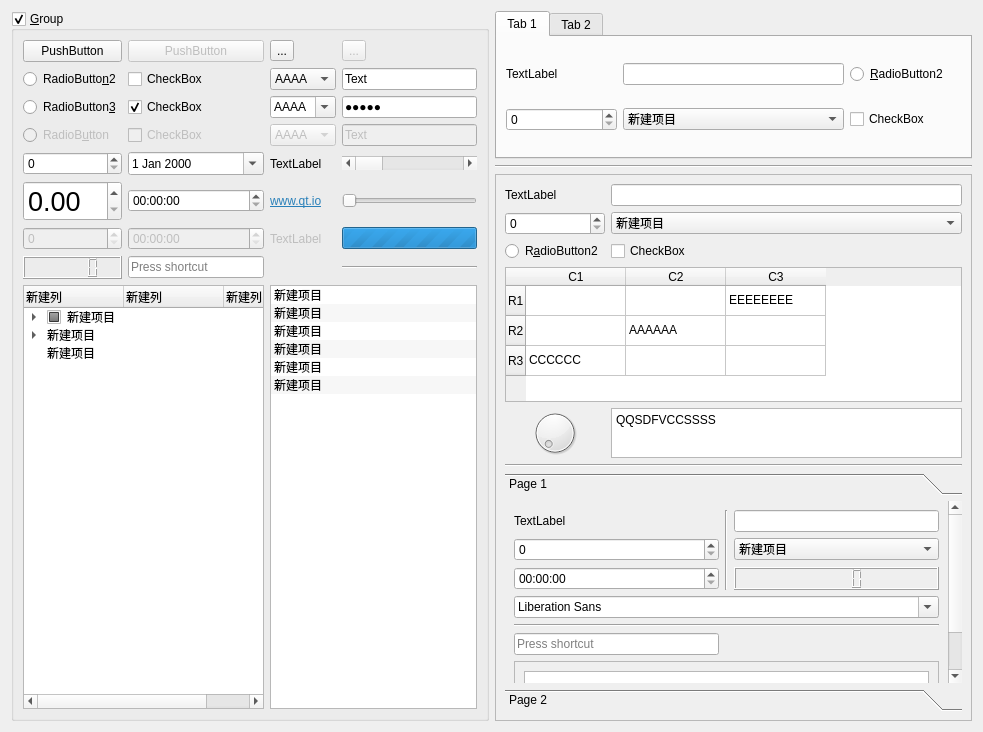
<?xml version="1.0" encoding="UTF-8"?>
<ui version="4.0">
 <comment>*********************************************************************
**
** Copyright (C) 2016 The Qt Company Ltd.
** Contact: https://www.qt.io/licensing/
**
** This file is part of the Qt Designer of the Qt Toolkit.
**
** $QT_BEGIN_LICENSE:GPL-EXCEPT$
** Commercial License Usage
** Licensees holding valid commercial Qt licenses may use this file in
** accordance with the commercial license agreement provided with the
** Software or, alternatively, in accordance with the terms contained in
** a written agreement between you and The Qt Company. For licensing terms
** and conditions see https://www.qt.io/terms-conditions. For further
** information use the contact form at https://www.qt.io/contact-us.
**
** GNU General Public License Usage
** Alternatively, this file may be used under the terms of the GNU
** General Public License version 3 as published by the Free Software
** Foundation with exceptions as appearing in the file LICENSE.GPL3-EXCEPT
** included in the packaging of this file. Please review the following
** information to ensure the GNU General Public License requirements will
** be met: https://www.gnu.org/licenses/gpl-3.0.html.
**
** $QT_END_LICENSE$
**
*********************************************************************</comment>
 <class>qdesigner_internal::PreviewWidget</class>
 <widget class="QWidget" name="qdesigner_internal::PreviewWidget">
  <property name="geometry">
   <rect>
    <x>0</x>
    <y>0</y>
    <width>983</width>
    <height>732</height>
   </rect>
  </property>
  <property name="sizePolicy">
   <sizepolicy hsizetype="Expanding" vsizetype="Expanding">
    <horstretch>0</horstretch>
    <verstretch>0</verstretch>
   </sizepolicy>
  </property>
  <property name="windowTitle">
   <string extracomment="Palette Editor Preview Widget">Preview Window</string>
  </property>
  <layout class="QGridLayout" name="gridLayout_6">
   <item row="0" column="1">
    <widget class="QTabWidget" name="tabWidget">
     <property name="currentIndex">
      <number>0</number>
     </property>
     <widget class="QWidget" name="tab">
      <attribute name="title">
       <string>Tab 1</string>
      </attribute>
      <layout class="QGridLayout" name="gridLayout_5">
       <item row="0" column="1" colspan="2">
        <widget class="QLineEdit" name="lineEdit_5"/>
       </item>
       <item row="1" column="0">
        <widget class="QSpinBox" name="spinBox_4">
         <property name="minimumSize">
          <size>
           <width>64</width>
           <height>0</height>
          </size>
         </property>
        </widget>
       </item>
       <item row="0" column="0">
        <widget class="QLabel" name="label_5">
         <property name="text">
          <string>TextLabel</string>
         </property>
        </widget>
       </item>
       <item row="1" column="1" colspan="2">
        <widget class="QComboBox" name="comboBox_5">
         <property name="minimumSize">
          <size>
           <width>64</width>
           <height>0</height>
          </size>
         </property>
         <item>
          <property name="text">
           <string>新建项目</string>
          </property>
         </item>
         <item>
          <property name="text">
           <string>新建项目</string>
          </property>
         </item>
        </widget>
       </item>
       <item row="0" column="3">
        <widget class="QRadioButton" name="RadioButton2_3">
         <property name="text">
          <string extracomment="Palette Editor Preview Widget">&amp;RadioButton2</string>
         </property>
        </widget>
       </item>
       <item row="1" column="3">
        <widget class="QCheckBox" name="checkBox_5">
         <property name="minimumSize">
          <size>
           <width>64</width>
           <height>0</height>
          </size>
         </property>
         <property name="text">
          <string>CheckBox</string>
         </property>
        </widget>
       </item>
      </layout>
     </widget>
     <widget class="QWidget" name="tab_2">
      <attribute name="title">
       <string>Tab 2</string>
      </attribute>
      <layout class="QGridLayout" name="gridLayout_3">
       <item row="1" column="0">
        <widget class="QTableWidget" name="tableWidget">
         <property name="sizePolicy">
          <sizepolicy hsizetype="Expanding" vsizetype="MinimumExpanding">
           <horstretch>0</horstretch>
           <verstretch>0</verstretch>
          </sizepolicy>
         </property>
         <property name="minimumSize">
          <size>
           <width>0</width>
           <height>100</height>
          </size>
         </property>
         <property name="alternatingRowColors">
          <bool>true</bool>
         </property>
         <row>
          <property name="text">
           <string>新建行</string>
          </property>
         </row>
         <row>
          <property name="text">
           <string>新建行</string>
          </property>
         </row>
         <row>
          <property name="text">
           <string>新建行</string>
          </property>
         </row>
         <row>
          <property name="text">
           <string>新建行</string>
          </property>
         </row>
         <column>
          <property name="text">
           <string>新建列</string>
          </property>
         </column>
         <column>
          <property name="text">
           <string>新建列</string>
          </property>
         </column>
         <column>
          <property name="text">
           <string>新建列</string>
          </property>
         </column>
         <item row="0" column="0">
          <property name="text">
           <string>A</string>
          </property>
         </item>
         <item row="0" column="1">
          <property name="text">
           <string>B</string>
          </property>
         </item>
         <item row="1" column="0">
          <property name="text">
           <string>C</string>
          </property>
         </item>
         <item row="1" column="1">
          <property name="text">
           <string>D</string>
          </property>
         </item>
         <item row="2" column="0">
          <property name="text">
           <string>E</string>
          </property>
         </item>
         <item row="2" column="1">
          <property name="text">
           <string>F</string>
          </property>
         </item>
         <item row="3" column="0">
          <property name="text">
           <string>G</string>
          </property>
         </item>
         <item row="3" column="1">
          <property name="text">
           <string>H</string>
          </property>
         </item>
        </widget>
       </item>
      </layout>
     </widget>
    </widget>
   </item>
   <item row="2" column="1">
    <widget class="QFrame" name="frame">
     <property name="frameShape">
      <enum>QFrame::StyledPanel</enum>
     </property>
     <property name="frameShadow">
      <enum>QFrame::Raised</enum>
     </property>
     <layout class="QGridLayout" name="gridLayout_4">
      <item row="0" column="0">
       <widget class="QLabel" name="label_6">
        <property name="text">
         <string>TextLabel</string>
        </property>
       </widget>
      </item>
      <item row="2" column="0">
       <widget class="QRadioButton" name="RadioButton2_2">
        <property name="text">
         <string extracomment="Palette Editor Preview Widget">R&amp;adioButton2</string>
        </property>
       </widget>
      </item>
      <item row="4" column="1">
       <widget class="QPlainTextEdit" name="plainTextEdit_2">
        <property name="sizePolicy">
         <sizepolicy hsizetype="Expanding" vsizetype="Ignored">
          <horstretch>0</horstretch>
          <verstretch>0</verstretch>
         </sizepolicy>
        </property>
        <property name="minimumSize">
         <size>
          <width>0</width>
          <height>30</height>
         </size>
        </property>
        <property name="plainText">
         <string>QQSDFVCCSSSS</string>
        </property>
       </widget>
      </item>
      <item row="1" column="1">
       <widget class="QComboBox" name="comboBox_6">
        <item>
         <property name="text">
          <string>新建项目</string>
         </property>
        </item>
        <item>
         <property name="text">
          <string>新建项目</string>
         </property>
        </item>
       </widget>
      </item>
      <item row="1" column="0">
       <widget class="QSpinBox" name="spinBox_5"/>
      </item>
      <item row="2" column="1">
       <widget class="QCheckBox" name="checkBox_4">
        <property name="text">
         <string>CheckBox</string>
        </property>
       </widget>
      </item>
      <item row="3" column="0" colspan="2">
       <widget class="QTableWidget" name="tableWidget_2">
        <property name="sizePolicy">
         <sizepolicy hsizetype="Expanding" vsizetype="MinimumExpanding">
          <horstretch>0</horstretch>
          <verstretch>0</verstretch>
         </sizepolicy>
        </property>
        <property name="minimumSize">
         <size>
          <width>0</width>
          <height>100</height>
         </size>
        </property>
        <row>
         <property name="text">
          <string>R1</string>
         </property>
        </row>
        <row>
         <property name="text">
          <string>R2</string>
         </property>
        </row>
        <row>
         <property name="text">
          <string>R3</string>
         </property>
        </row>
        <column>
         <property name="text">
          <string>C1</string>
         </property>
        </column>
        <column>
         <property name="text">
          <string>C2</string>
         </property>
        </column>
        <column>
         <property name="text">
          <string>C3</string>
         </property>
        </column>
        <item row="0" column="2">
         <property name="text">
          <string>EEEEEEEE</string>
         </property>
        </item>
        <item row="1" column="1">
         <property name="text">
          <string>AAAAAA</string>
         </property>
        </item>
        <item row="2" column="0">
         <property name="text">
          <string>CCCCCC</string>
         </property>
        </item>
       </widget>
      </item>
      <item row="6" column="0" colspan="2">
       <widget class="QToolBox" name="toolBox">
        <property name="currentIndex">
         <number>0</number>
        </property>
        <widget class="QWidget" name="page">
         <property name="geometry">
          <rect>
           <x>0</x>
           <y>0</y>
           <width>390</width>
           <height>287</height>
          </rect>
         </property>
         <attribute name="label">
          <string>Page 1</string>
         </attribute>
         <layout class="QGridLayout" name="gridLayout_2">
          <item row="1" column="2">
           <widget class="QComboBox" name="comboBox_2">
            <property name="minimumSize">
             <size>
              <width>100</width>
              <height>0</height>
             </size>
            </property>
            <item>
             <property name="text">
              <string>新建项目</string>
             </property>
            </item>
            <item>
             <property name="text">
              <string>新建项目</string>
             </property>
            </item>
           </widget>
          </item>
          <item row="0" column="0">
           <widget class="QLabel" name="label">
            <property name="text">
             <string>TextLabel</string>
            </property>
           </widget>
          </item>
          <item row="6" column="0" colspan="3">
           <widget class="QFrame" name="frame_2">
            <property name="frameShape">
             <enum>QFrame::StyledPanel</enum>
            </property>
            <property name="frameShadow">
             <enum>QFrame::Raised</enum>
            </property>
            <layout class="QVBoxLayout" name="verticalLayout">
             <item>
              <widget class="QTextBrowser" name="textBrowser">
               <property name="sizePolicy">
                <sizepolicy hsizetype="Ignored" vsizetype="Ignored">
                 <horstretch>0</horstretch>
                 <verstretch>0</verstretch>
                </sizepolicy>
               </property>
               <property name="minimumSize">
                <size>
                 <width>0</width>
                 <height>50</height>
                </size>
               </property>
              </widget>
             </item>
            </layout>
           </widget>
          </item>
          <item row="2" column="0">
           <widget class="QTimeEdit" name="timeEdit"/>
          </item>
          <item row="0" column="2">
           <widget class="QLineEdit" name="lineEdit"/>
          </item>
          <item row="1" column="0">
           <widget class="QSpinBox" name="spinBox">
            <property name="minimumSize">
             <size>
              <width>100</width>
              <height>0</height>
             </size>
            </property>
           </widget>
          </item>
          <item row="5" column="0">
           <widget class="QKeySequenceEdit" name="keySequenceEdit"/>
          </item>
          <item row="4" column="0" colspan="3">
           <widget class="Line" name="line">
            <property name="orientation">
             <enum>Qt::Horizontal</enum>
            </property>
           </widget>
          </item>
          <item row="2" column="2">
           <widget class="QLCDNumber" name="lcdNumber"/>
          </item>
          <item row="0" column="1" rowspan="3">
           <widget class="Line" name="line_2">
            <property name="orientation">
             <enum>Qt::Vertical</enum>
            </property>
           </widget>
          </item>
          <item row="3" column="0" colspan="3">
           <widget class="QFontComboBox" name="fontComboBox"/>
          </item>
         </layout>
        </widget>
        <widget class="QWidget" name="page_2">
         <property name="geometry">
          <rect>
           <x>0</x>
           <y>0</y>
           <width>96</width>
           <height>26</height>
          </rect>
         </property>
         <attribute name="label">
          <string>Page 2</string>
         </attribute>
         <layout class="QVBoxLayout" name="verticalLayout_2"/>
        </widget>
       </widget>
      </item>
      <item row="4" column="0">
       <widget class="QDial" name="dial"/>
      </item>
      <item row="0" column="1">
       <widget class="QLineEdit" name="lineEdit_6"/>
      </item>
      <item row="5" column="0" colspan="2">
       <widget class="Line" name="line_4">
        <property name="orientation">
         <enum>Qt::Horizontal</enum>
        </property>
       </widget>
      </item>
     </layout>
    </widget>
   </item>
   <item row="1" column="1">
    <widget class="Line" name="line_5">
     <property name="orientation">
      <enum>Qt::Horizontal</enum>
     </property>
    </widget>
   </item>
   <item row="0" column="0" rowspan="3">
    <widget class="QGroupBox" name="ButtonGroup1">
     <property name="toolTip">
      <string>Groupbox</string>
     </property>
     <property name="title">
      <string extracomment="Palette Editor Preview Widget">&amp;Group</string>
     </property>
     <property name="checkable">
      <bool>true</bool>
     </property>
     <property name="checked">
      <bool>true</bool>
     </property>
     <layout class="QGridLayout" name="gridLayout">
      <item row="8" column="2">
       <widget class="QLabel" name="label_3">
        <property name="text">
         <string>&lt;html&gt;&lt;head/&gt;&lt;body&gt;&lt;p&gt;&lt;a href=&quot;www.qt.io&quot;&gt;&lt;span style=&quot; text-decoration: underline; color:#2980b9;&quot;&gt;www.qt.io&lt;/span&gt;&lt;/a&gt;&lt;/p&gt;&lt;/body&gt;&lt;/html&gt;</string>
        </property>
        <property name="scaledContents">
         <bool>true</bool>
        </property>
        <property name="wordWrap">
         <bool>true</bool>
        </property>
        <property name="openExternalLinks">
         <bool>true</bool>
        </property>
       </widget>
      </item>
      <item row="2" column="2">
       <widget class="QComboBox" name="comboBox_3">
        <property name="editable">
         <bool>true</bool>
        </property>
        <item>
         <property name="text">
          <string>AAAA</string>
         </property>
        </item>
        <item>
         <property name="text">
          <string>BBBB</string>
         </property>
        </item>
        <item>
         <property name="text">
          <string>CCCC</string>
         </property>
        </item>
       </widget>
      </item>
      <item row="2" column="3">
       <widget class="QLineEdit" name="lineEdit_3">
        <property name="text">
         <string>QWERT</string>
        </property>
        <property name="echoMode">
         <enum>QLineEdit::Password</enum>
        </property>
       </widget>
      </item>
      <item row="13" column="3">
       <widget class="Line" name="line_3">
        <property name="orientation">
         <enum>Qt::Horizontal</enum>
        </property>
       </widget>
      </item>
      <item row="0" column="3">
       <widget class="QToolButton" name="toolButton_3">
        <property name="enabled">
         <bool>false</bool>
        </property>
        <property name="text">
         <string>...</string>
        </property>
       </widget>
      </item>
      <item row="14" column="0" colspan="2">
       <widget class="QTreeWidget" name="treeWidget">
        <property name="sizePolicy">
         <sizepolicy hsizetype="Ignored" vsizetype="Ignored">
          <horstretch>0</horstretch>
          <verstretch>0</verstretch>
         </sizepolicy>
        </property>
        <property name="minimumSize">
         <size>
          <width>50</width>
          <height>50</height>
         </size>
        </property>
        <property name="toolTip">
         <string>QTreeWidget</string>
        </property>
        <column>
         <property name="text">
          <string>新建列</string>
         </property>
        </column>
        <column>
         <property name="text">
          <string>新建列</string>
         </property>
        </column>
        <column>
         <property name="text">
          <string>新建列</string>
         </property>
        </column>
        <item>
         <property name="text">
          <string>新建项目</string>
         </property>
         <property name="checkState">
          <enum>PartiallyChecked</enum>
         </property>
         <property name="text">
          <string/>
         </property>
         <item>
          <property name="text">
           <string>新建子项目</string>
          </property>
          <property name="checkState">
           <enum>PartiallyChecked</enum>
          </property>
          <property name="text">
           <string>AAAAAA</string>
          </property>
          <item>
           <property name="text">
            <string>新建子项目</string>
           </property>
           <property name="checkState">
            <enum>Checked</enum>
           </property>
           <property name="text">
            <string/>
           </property>
           <property name="text">
            <string>BBBBBBB</string>
           </property>
          </item>
          <item>
           <property name="text">
            <string>新建子项目</string>
           </property>
           <property name="checkState">
            <enum>Unchecked</enum>
           </property>
          </item>
         </item>
         <item>
          <property name="text">
           <string>新建子项目</string>
          </property>
          <property name="checkState">
           <enum>Checked</enum>
          </property>
         </item>
        </item>
        <item>
         <property name="text">
          <string>新建项目</string>
         </property>
         <item>
          <property name="text">
           <string>新建子项目</string>
          </property>
         </item>
        </item>
        <item>
         <property name="text">
          <string>新建项目</string>
         </property>
        </item>
       </widget>
      </item>
      <item row="13" column="1">
       <widget class="QKeySequenceEdit" name="keySequenceEdit_2"/>
      </item>
      <item row="0" column="1">
       <widget class="QPushButton" name="pushButton_3">
        <property name="enabled">
         <bool>false</bool>
        </property>
        <property name="text">
         <string>PushButton</string>
        </property>
       </widget>
      </item>
      <item row="3" column="2">
       <widget class="QComboBox" name="comboBox_4">
        <property name="enabled">
         <bool>false</bool>
        </property>
        <item>
         <property name="text">
          <string>AAAA</string>
         </property>
        </item>
        <item>
         <property name="text">
          <string>BBBB</string>
         </property>
        </item>
        <item>
         <property name="text">
          <string>CCCC</string>
         </property>
        </item>
       </widget>
      </item>
      <item row="2" column="0">
       <widget class="QRadioButton" name="RadioButton3">
        <property name="text">
         <string extracomment="Palette Editor Preview Widget">RadioButton&amp;3</string>
        </property>
       </widget>
      </item>
      <item row="9" column="2">
       <widget class="QLabel" name="label_4">
        <property name="enabled">
         <bool>false</bool>
        </property>
        <property name="text">
         <string>TextLabel</string>
        </property>
       </widget>
      </item>
      <item row="8" column="1">
       <widget class="QTimeEdit" name="timeEdit_2"/>
      </item>
      <item row="0" column="0">
       <widget class="QPushButton" name="pushButton">
        <property name="toolTip">
         <string>PushButton</string>
        </property>
        <property name="text">
         <string>PushButton</string>
        </property>
       </widget>
      </item>
      <item row="9" column="1">
       <widget class="QTimeEdit" name="timeEdit_3">
        <property name="enabled">
         <bool>false</bool>
        </property>
       </widget>
      </item>
      <item row="3" column="3">
       <widget class="QLineEdit" name="lineEdit_4">
        <property name="enabled">
         <bool>false</bool>
        </property>
        <property name="text">
         <string>Text</string>
        </property>
       </widget>
      </item>
      <item row="3" column="0">
       <widget class="QRadioButton" name="radioButton">
        <property name="enabled">
         <bool>false</bool>
        </property>
        <property name="text">
         <string>RadioB&amp;utton</string>
        </property>
       </widget>
      </item>
      <item row="13" column="0">
       <widget class="QLCDNumber" name="lcdNumber_2"/>
      </item>
      <item row="14" column="2" colspan="2">
       <widget class="QListWidget" name="listWidget_2">
        <property name="sizePolicy">
         <sizepolicy hsizetype="Ignored" vsizetype="MinimumExpanding">
          <horstretch>0</horstretch>
          <verstretch>0</verstretch>
         </sizepolicy>
        </property>
        <property name="minimumSize">
         <size>
          <width>50</width>
          <height>50</height>
         </size>
        </property>
        <property name="toolTip">
         <string>QListWidget</string>
        </property>
        <property name="alternatingRowColors">
         <bool>true</bool>
        </property>
        <item>
         <property name="text">
          <string>新建项目</string>
         </property>
        </item>
        <item>
         <property name="text">
          <string>新建项目</string>
         </property>
        </item>
        <item>
         <property name="text">
          <string>新建项目</string>
         </property>
        </item>
        <item>
         <property name="text">
          <string>新建项目</string>
         </property>
        </item>
        <item>
         <property name="text">
          <string>新建项目</string>
         </property>
        </item>
        <item>
         <property name="text">
          <string>新建项目</string>
         </property>
        </item>
       </widget>
      </item>
      <item row="7" column="2">
       <widget class="QLabel" name="label_2">
        <property name="text">
         <string>TextLabel</string>
        </property>
       </widget>
      </item>
      <item row="1" column="1">
       <widget class="QCheckBox" name="checkBox">
        <property name="minimumSize">
         <size>
          <width>64</width>
          <height>0</height>
         </size>
        </property>
        <property name="text">
         <string>CheckBox</string>
        </property>
       </widget>
      </item>
      <item row="1" column="3">
       <widget class="QLineEdit" name="lineEdit_2">
        <property name="minimumSize">
         <size>
          <width>64</width>
          <height>0</height>
         </size>
        </property>
        <property name="text">
         <string>Text</string>
        </property>
       </widget>
      </item>
      <item row="7" column="3">
       <widget class="QScrollBar" name="horizontalScrollBar">
        <property name="orientation">
         <enum>Qt::Horizontal</enum>
        </property>
       </widget>
      </item>
      <item row="9" column="0">
       <widget class="QSpinBox" name="spinBox_3">
        <property name="enabled">
         <bool>false</bool>
        </property>
       </widget>
      </item>
      <item row="3" column="1">
       <widget class="QCheckBox" name="checkBox_3">
        <property name="enabled">
         <bool>false</bool>
        </property>
        <property name="text">
         <string>CheckBox</string>
        </property>
       </widget>
      </item>
      <item row="1" column="2">
       <widget class="QComboBox" name="comboBox">
        <property name="minimumSize">
         <size>
          <width>64</width>
          <height>0</height>
         </size>
        </property>
        <item>
         <property name="text">
          <string>AAAA</string>
         </property>
        </item>
        <item>
         <property name="text">
          <string>BBBB</string>
         </property>
        </item>
        <item>
         <property name="text">
          <string>CCCC</string>
         </property>
        </item>
       </widget>
      </item>
      <item row="7" column="1">
       <widget class="QDateEdit" name="dateEdit">
        <property name="calendarPopup">
         <bool>true</bool>
        </property>
       </widget>
      </item>
      <item row="8" column="0">
       <widget class="QDoubleSpinBox" name="doubleSpinBox">
        <property name="font">
         <font>
          <pointsize>20</pointsize>
         </font>
        </property>
       </widget>
      </item>
      <item row="0" column="2">
       <widget class="QToolButton" name="toolButton">
        <property name="text">
         <string>...</string>
        </property>
       </widget>
      </item>
      <item row="2" column="1">
       <widget class="QCheckBox" name="checkBox_2">
        <property name="text">
         <string>CheckBox</string>
        </property>
        <property name="checked">
         <bool>true</bool>
        </property>
       </widget>
      </item>
      <item row="9" column="3">
       <widget class="QProgressBar" name="ProgressBar1">
        <property name="maximum">
         <number>0</number>
        </property>
        <property name="orientation">
         <enum>Qt::Horizontal</enum>
        </property>
       </widget>
      </item>
      <item row="8" column="3">
       <widget class="QSlider" name="horizontalSlider">
        <property name="orientation">
         <enum>Qt::Horizontal</enum>
        </property>
       </widget>
      </item>
      <item row="7" column="0">
       <widget class="QSpinBox" name="spinBox_2"/>
      </item>
      <item row="1" column="0">
       <widget class="QRadioButton" name="RadioButton2">
        <property name="minimumSize">
         <size>
          <width>64</width>
          <height>0</height>
         </size>
        </property>
        <property name="toolTip">
         <string>RadioButton</string>
        </property>
        <property name="text">
         <string extracomment="Palette Editor Preview Widget">RadioButto&amp;n2</string>
        </property>
       </widget>
      </item>
     </layout>
    </widget>
   </item>
  </layout>
 </widget>
 <resources/>
 <connections/>
</ui>
